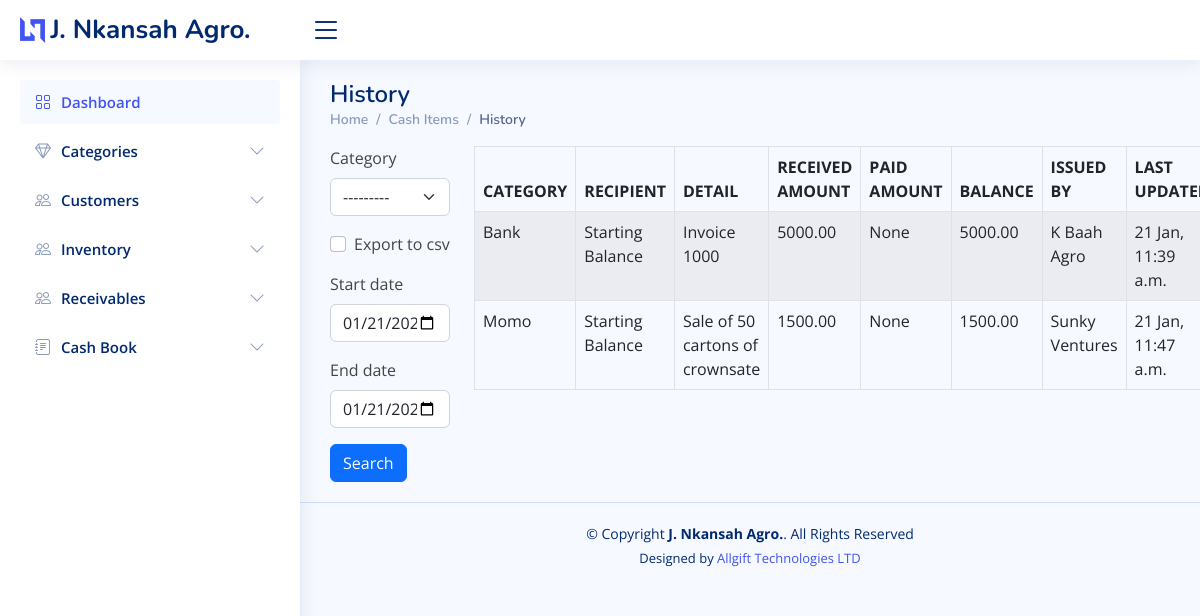
Page /inventory/cash_history/ on the committed database.
### inventory/models.py (models this page shows, shortened)
class CashHistory(models.Model):
    category = models.CharField(max_length=50, blank=True, null=True, choices=CASH_CHOICE)
    recipient = models.CharField(max_length=50, blank=True, null=True)
    detail = models.TextField(max_length=50, blank=True, null=True)
    created_on = models.DateTimeField(auto_now_add=True)
    amount_in = models.DecimalField(max_digits=10, decimal_places=2, blank=True, null=True)
    amount_out = models.DecimalField(max_digits=10, decimal_places=2, blank=True, null=True)
    balance = models.DecimalField(max_digits=10, decimal_places=2, blank=True, null=True)
    issue_by = models.CharField(max_length=50, blank=True, null=True)
    last_updated = models.DateTimeField(auto_now=True, blank=True, null=True)

### inventory/views.py (the view, shortened to what this page needs)
# urls.py: path('cash_history/', views.cash_history, name='cash_history'),
def cash_history(request):
    header = 'CASH HISTORY'
    queryset = CashHistory.objects.all()
    form = CashHistorySearchForm(request.POST or None)
    context = {
        "header": header,
        "queryset": queryset,
        "form": form,
    }
    return render(request, "inventory/cash_history.html", context)

### inventory/forms.py
class CashHistorySearchForm(forms.ModelForm):
    export_to_CSV = forms.BooleanField(required=False)
    start_date = forms.DateTimeField(widget=forms.widgets.DateInput(attrs={'type': 'date'}),
                                     required=False, initial=timezone.now)
    end_date = forms.DateTimeField(widget=forms.widgets.DateInput(attrs={'type': 'date'}),
                                   required=False, initial=timezone.now)
    class Meta:
        model = Cash
        fields = ['category', 'export_to_CSV', 'start_date', 'end_date']

### templates/inventory/cash_history.html
{% extends 'inventory/base.html' %}
{% load crispy_forms_tags %}
{% block content %}
     <div class="pagetitle">
      <h1>History</h1>
      <nav>
        <ol class="breadcrumb">
          <li class="breadcrumb-item"><a href="{% url 'home' %}">Home</a></li>
          <li class="breadcrumb-item"><a href="{% url 'list_items' %}">Cash Items</a></li>
          <li class="breadcrumb-item active">History</li>
        </ol>
      </nav>
    </div>
     <section class="section dashboard">
         <div class="row">
        <div class="col-sm-2">
            <form method='POST' action=''>{% csrf_token %}
            {{form|crispy}}
            <input type="submit" value='Search' class="btn btn-primary mybutton"/>
        </form>
        </div>
        <br>
        <div class="col-sm-10">
            <div class="display_table">
        <table class='table table-bordered table-striped datatable table-hover'>
          <thead>
            <tr>
              <th>CATEGORY</th>
              <th>RECIPIENT</th>
              <th>DETAIL</th>
              <th>RECEIVED AMOUNT</th>
              <th>PAID AMOUNT</th>
              <th>BALANCE</th>
              <th>ISSUED BY</th>
              <th>LAST UPDATED</th>
            </tr>
          </thead>
        {% for instance in queryset %}
            <tr>
              <td>{{instance.category}}</td>
              <td>{{instance.recipient}}</td>
              <td>{{instance.detail}}</td>
              <td>{{instance.amount_in}}</td>
              <td>{{instance.amount_out}}</td>
              <td>{{instance.balance}}</td>
              <td>{{instance.issue_by}}</td>
              <td>{{instance.last_updated|date:"d M, h:i a"}}</td>
            </tr>
        {% endfor %}
      </table>
    </div>
        </div>
    </div>
    </section>
{% endblock content %}

### static/inventory/assets/css/style.css (style rules this page uses)
:root { scroll-behavior: smooth; }
body { font-family: "Open Sans", sans-serif; background: #f6f9ff; color: #444444; }
a { color: #4154f1; text-decoration: none; }
h1, h2, h3, h4, h5, h6 { font-family: "Nunito", sans-serif; }
.pagetitle { margin-bottom: 10px; }
.pagetitle h1 { font-size: 24px; margin-bottom: 0; font-weight: 600; color: #012970; }
.breadcrumb { font-size: 14px; font-family: "Nunito", sans-serif; color: #899bbd; font-weight: 600; }
.breadcrumb a { color: #899bbd; transition: 0.3s; }
.breadcrumb .breadcrumb-item::before { color: #899bbd; }
.breadcrumb .active { color: #51678f; font-weight: 600; }

### rows in the picture
CashHistory: category "Bank", recipient "Starting Balance", detail "Invoice 1000", amount_in "5000.00", amount_out "None", balance "5000.00", issue_by "K Baah Agro", last_updated "21 Jan, 11:39 a.m."
CashHistory: category "Momo", recipient "Starting Balance", detail "Sale of 50 cartons of crownsate", amount_in "1500.00", amount_out "None", balance "1500.00", issue_by "Sunky Ventures", last_updated "21 Jan, 11:47 a.m."
